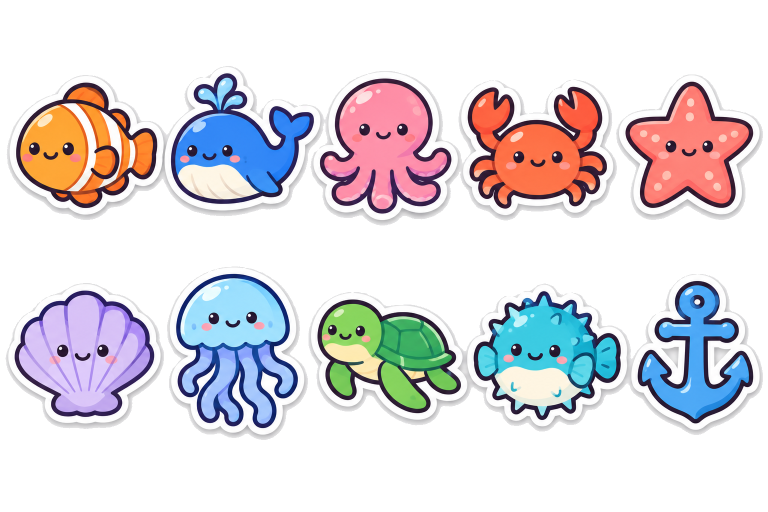
#> input picture art-gen/test_transparent.png, 1536 x 1024 px (shown at 1/2 size)
$ python slice_sheet.py ../art-gen/test_transparent.png ../art-gen/bakery.png ../art-gen/bakery.png
#> lines starting #> are read from the running program, lines starting #| are printed output that depends on the picture; after the words box and inside, x2 and y2 are one past the last pixel; in counts of white or black regions, pixels touching at a corner belong together
"""Cuts an AI sticker sheet (subjects on a flat white background) into one transparent PNG per subject.
Background = near-white pixels connected to the image border; each remaining blob big enough is a sticker,
numbered in reading order (rows top to bottom, then left to right).
Run: python tools/slice_sheet.py <sheet.png> <out_dir> [prefix]   (no arguments: self-check)"""
import os
import sys
from collections import deque

import numpy as np
from PIL import Image, ImageFilter


def label(mask):
    """4-connected blobs of a small boolean mask: (labels, boxes) with boxes[i] = (y0, y1, x0, x1) of blob i+1."""
    h, w = mask.shape
    lab = np.zeros((h, w), int)
    boxes = []
    for y, x in zip(*np.nonzero(mask)):
        if lab[y, x]:
            continue
        n = len(boxes) + 1
        lab[y, x] = n
        q, box = deque([(y, x)]), [y, y + 1, x, x + 1]
        while q:
            cy, cx = q.popleft()
            box = [min(box[0], cy), max(box[1], cy + 1), min(box[2], cx), max(box[3], cx + 1)]
            for ny, nx in ((cy + 1, cx), (cy - 1, cx), (cy, cx + 1), (cy, cx - 1)):
                if 0 <= ny < h and 0 <= nx < w and mask[ny, nx] and not lab[ny, nx]:
                    lab[ny, nx] = n
                    q.append((ny, nx))
        boxes.append(box)
    return lab, boxes


def slice_sheet(path, out_dir, prefix='', white=232, min_share=0.004, pad=6, step=4):
#> called with path = '../art-gen/test_transparent.png', out_dir = '../art-gen/bakery.png', prefix = '../art-gen/bakery.png', white = 232, min_share = 0.004, pad = 6, step = 4
    src = Image.open(path).convert('RGB')
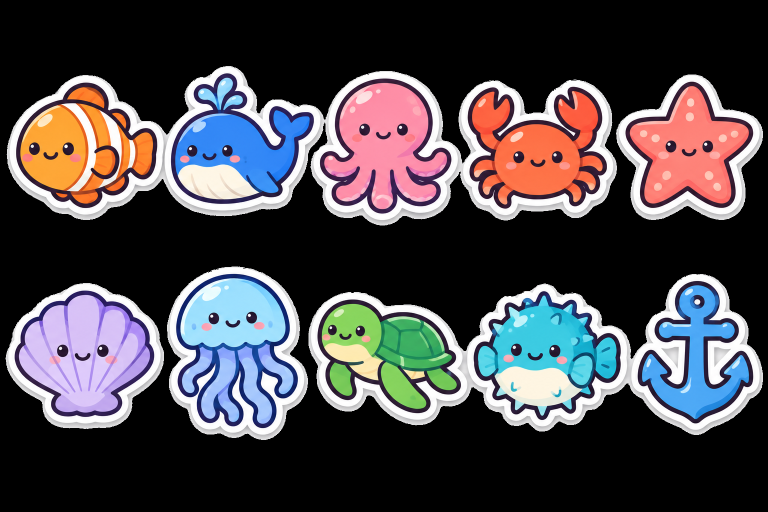
#> src: PIL image 1536x1024 RGB (shown at 1/2 size); mean R, G, B 74, 70.3, 74.7
    im = np.asarray(src).astype(int)
    h, w, _ = im.shape
#> h = 1024; w = 1536
    # Background: near-white connected to the border (flood fill on a light/dark map from every edge pixel).
    light = Image.fromarray(np.where(im.min(axis=2) >= white, 255, 0).astype(np.uint8))
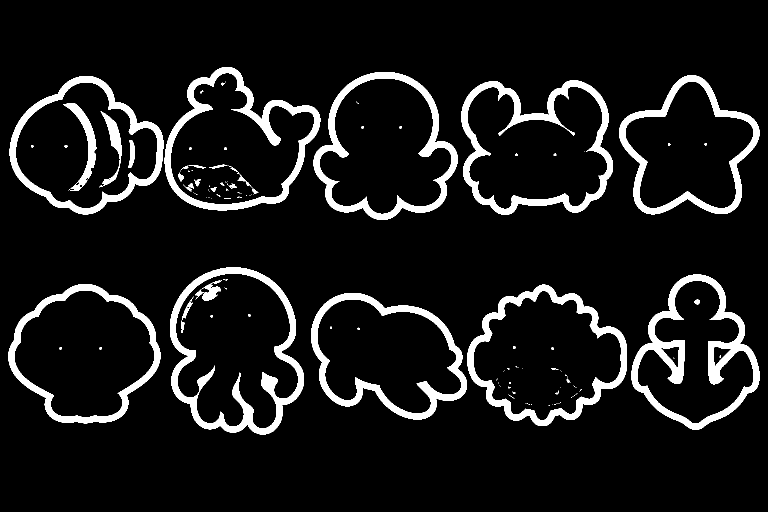
#> light: PIL image 1536x1024 L (shown at 1/2 size); 9.1% white; 139 white regions (93 under 20 px), largest, box (x1, y1, x2, y2) and area: (1263, 549, 1519, 859) 16641, (340, 535, 608, 869) 16047, (923, 161, 1226, 430) 15026
    small = np.asarray(light.resize((w // step, h // step), Image.NEAREST)) > 0
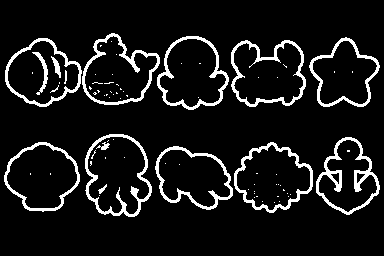
#> small: shape (256, 384) bool; 9.1% white; 78 white regions (63 under 20 px), largest, box (x1, y1, x2, y2) and area: (316, 137, 380, 215) 1050, (85, 134, 152, 217) 976, (231, 40, 306, 107) 928
    lab, boxes = label(small)
#> the loop in label, `for y, x in zip(*np.nonzero(mask)):` made 8982 passes
#> (y, x) on passes 2 to 4: (33, 112), (33, 113), (33, 114)
#> after the loop in label, `for y, x in zip(*np.nonzero(mask)):`:
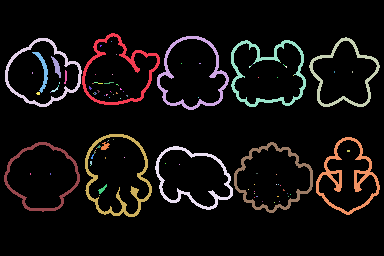
#> lab: shape (256, 384) int64; 100 distinct labels, from 0 to 99; one colour per label, 0 black
#> after the loop in label, `for y, x in zip(*np.nonzero(mask)):`: boxes = 99 items, first 6: [33, 105, 82, 160], [36, 110, 157, 229], [37, 107, 309, 380], [38, 107, 5, 82], [40, 107, 231, 306], [41, 42, 111, 112]
    sh, sw = small.shape
#> sh = 256; sw = 384
    edge = set(np.unique(np.concatenate([lab[0], lab[-1], lab[:, 0], lab[:, -1]]))) - {0}
#> edge = 0 items
    bg_small = np.isin(lab, list(edge))
#> bg_small: shape (256, 384) bool; every value is 0
    bg = np.asarray(Image.fromarray(bg_small.astype(np.uint8) * 255).resize((w, h), Image.NEAREST)) > 0
#> bg: shape (1024, 1536) bool; every value is 0
    # Refine the coarse edge at full size, then eat 2px for the kiss-cut hairline some sheets draw.
    bg = bg | ((im.min(axis=2) >= white) & (np.asarray(Image.fromarray(bg.astype(np.uint8) * 255).filter(ImageFilter.MaxFilter(2 * step + 1))) > 0))
    fg = np.asarray(Image.fromarray((~bg).astype(np.uint8) * 255).filter(ImageFilter.MinFilter(5))) > 0
#> fg: shape (1024, 1536) bool; every value is 1
    blobs_small, boxes = label(np.asarray(Image.fromarray(fg.astype(np.uint8) * 255).resize((sw, sh), Image.NEAREST)) > 0)
#> the loop in label (call 2), `for y, x in zip(*np.nonzero(mask)):` made 98304 passes
#> n on pass 1: 1
#> after the loop in label (call 2), `for y, x in zip(*np.nonzero(mask)):`: lab: shape (256, 384) int64; every value is 1
#> boxes = [[0, 256, 0, 384]]
    blobs = np.asarray(Image.fromarray(blobs_small.astype(np.int32)).resize((w, h), Image.NEAREST)) * fg
#> blobs: shape (1024, 1536) int32; every value is 1
    keep = [(i + 1, b) for i, b in enumerate(boxes) if (blobs_small == i + 1).sum() >= min_share * sh * sw]
#> keep = [(1, [0, 256, 0, 384])]
    keep.sort(key=lambda kb: kb[1][0])
    # Rows: a blob starting below the current row's first blob bottom opens a new row; each row left to right.
    ordered, row, bottom = [], [], None
    for kb in keep:
        if row and kb[1][0] >= bottom:
            ordered += sorted(row, key=lambda r: r[1][2]); row = []
        if not row: bottom = kb[1][1]
        row.append(kb)
#> this loop made 1 pass
#> (kb, bottom) on pass 1: ((1, [0, 256, 0, 384]), 256)
#> after the loop, ordered = []; row = [(1, [0, 256, 0, 384])]
    ordered += sorted(row, key=lambda r: r[1][2])
#> ordered = [(1, [0, 256, 0, 384])]
    os.makedirs(out_dir, exist_ok=True)
    out = []
    for k, (i, b) in enumerate(ordered, 1):
        y0, y1 = max(0, b[0] * step - pad), min(h, b[1] * step + pad)
        x0, x1 = max(0, b[2] * step - pad), min(w, b[3] * step + pad)
        crop = np.dstack([im[y0:y1, x0:x1], np.where(blobs[y0:y1, x0:x1] == i, 255, 0)]).astype(np.uint8)
        name = os.path.join(out_dir, '%s%02d.png' % (prefix, k))
        Image.fromarray(crop).save(name)
        out.append((name, x1 - x0, y1 - y0))
#> this loop made 1 pass
#> (k, i, b, y0, y1, x0, x1) on pass 1: (1, 1, [0, 256, 0, 384], 0, 1024, 0, 1536)
#> after the loop, out = 1 item
    return out


def self_check():
    """Two red blobs on top, one blue below: three stickers in reading order, the white around them clear."""
    import tempfile
    im = Image.new('RGB', (400, 400), 'white')
    px = im.load()
    for y in range(30, 130):
        for x in range(30, 130): px[x, y] = (200, 30, 30)
        for x in range(250, 370): px[x, y] = (200, 30, 30)
    for y in range(240, 360):
        for x in range(150, 250): px[x, y] = (30, 30, 200)
    d = tempfile.mkdtemp()
    im.save(os.path.join(d, 's.png'))
    got = slice_sheet(os.path.join(d, 's.png'), d, 't')
    assert len(got) == 3, got
    a, b, c = (np.asarray(Image.open(g[0])) for g in got)
    assert a.shape[1] < b.shape[1] and tuple(c[c.shape[0] // 2, c.shape[1] // 2, :3]) == (30, 30, 200), 'reading order'
    assert a[0, 0, 3] == 0 and a[a.shape[0] // 2, a.shape[1] // 2, 3] == 255, 'alpha'
    print('self-check OK')


if __name__ == '__main__':
    if len(sys.argv) < 3:
        self_check(); sys.exit(0)
    got = slice_sheet(sys.argv[1], sys.argv[2], sys.argv[3] if len(sys.argv) > 3 else '')
#> got = 1 item
    for name, w, h in got:
        print(name, w, h)
#> this loop made 1 pass
#> (w, h) on pass 1: (1536, 1024)
#| ../art-gen/bakery.png/../art-gen/bakery.png01.png 1536 1024
    assert got, 'no stickers found'

$ run again, on art-gen/camp.png
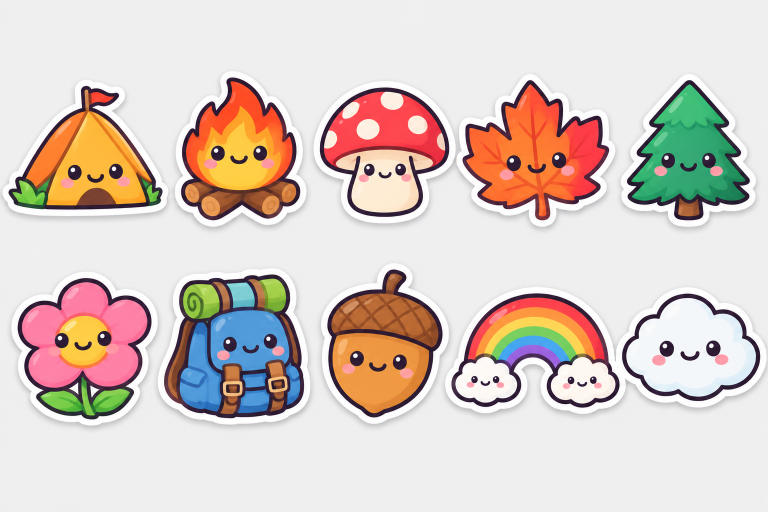
#> input picture art-gen/camp.png, 1536 x 1024 px (shown at 1/2 size)
#> in slice_sheet, src is the input picture: PIL image 1536x1024 RGB; mean R, G, B 217.4, 203.9, 197.5
#> light: PIL image 1536x1024 L; 66.6% white; 62 black regions (20 under 20 px), largest, box (x1, y1, x2, y2) and area: (328, 549, 609, 837) 65985, (35, 556, 304, 839) 54784, (925, 160, 1219, 441) 50177
#> small: shape (256, 384) bool; 66.7% white; 113 black regions (85 under 20 px), largest, box (x1, y1, x2, y2) and area: (82, 137, 152, 209) 4127, (9, 139, 76, 210) 3421, (231, 40, 305, 110) 3135
#> the loop in label, `for y, x in zip(*np.nonzero(mask)):` made 65551 passes
#> n on pass 1: 1
#> after the loop in label, `for y, x in zip(*np.nonzero(mask)):`: boxes = 58 items, first 6: [0, 256, 0, 384], [46, 47, 192, 194], [46, 47, 197, 198], [47, 48, 198, 200], [48, 51, 190, 191], [51, 53, 178, 179]
#> edge = 1 item
#> bg_small: shape (256, 384) bool; 63.9% white; 104 black regions (83 under 20 px), largest, box (x1, y1, x2, y2) and area: (82, 137, 152, 209) 4134, (9, 139, 76, 210) 3451, (225, 146, 310, 204) 3277
#> fg: shape (1024, 1536) bool; 31.3% white; 84 white regions (30 under 20 px), largest, box (x1, y1, x2, y2) and area: (330, 551, 606, 834) 63232, (38, 558, 301, 837) 52260, (904, 588, 1238, 814) 49144
#> the loop in label (call 2), `for y, x in zip(*np.nonzero(mask)):` made 30223 passes
#> (y, x) on passes 2 to 4: (39, 116), (39, 117), (39, 118)
#> after the loop in label (call 2), `for y, x in zip(*np.nonzero(mask)):`:
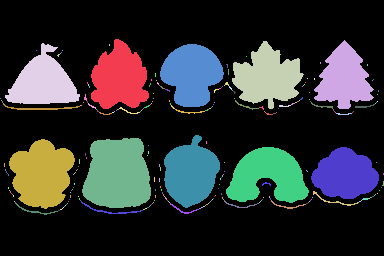
#> lab: shape (256, 384) int64; 247 distinct labels, from 0 to 246; one colour per label, 0 black
#> after the loop in label (call 2), `for y, x in zip(*np.nonzero(mask)):`: boxes = 246 items, first 6: [39, 109, 91, 149], [40, 109, 314, 374], [41, 109, 232, 304], [43, 104, 5, 80], [44, 46, 109, 110], [44, 107, 160, 224]
#> blobs: shape (1024, 1536) int32; 247 distinct labels, from 0 to 246
#> keep = 10 items
#> the loop in slice_sheet, `for kb in keep:` made 10 passes
#> (kb, bottom) on passes 1, 6: ((1, [39, 109, 91, 149]), 109), ((114, [135, 208, 164, 220]), 208)
#> after the loop in slice_sheet, `for kb in keep:`: row = [(114, [135, 208, 164, 220]), (115, [138, 208, 82, 151]), (116, [139, 209, 9, 75]), (119, [147, 203, 226, 309]), (120, [147, 199, 311, 379])]
#> in slice_sheet, `ordered += sorted(row, key=lambda r: r[1][2])`: ordered = 10 items
#> the loop in slice_sheet, `for k, (i, b) in enumerate(ordered, 1):` made 10 passes
#> (i, b, y0, y1, x0, x1) on passes 1 to 8: (4, [43, 104, 5, 80], 166, 422, 14, 326), (1, [39, 109, 91, 149], 150, 442, 358, 602), (6, [44, 107, 160, 224], 170, 434, 634, 902), (3, [41, 109, 232, 304], 158, 442, 922, 1222), (2, [40, 109, 314, 374], 154, 442, 1250, 1502), (116, [139, 209, 9, 75], 550, 842, 30, 306), (115, [138, 208, 82, 151], 546, 838, 322, 610), (114, [135, 208, 164, 220], 534, 838, 650, 886)
#> after the loop in slice_sheet, `for k, (i, b) in enumerate(ordered, 1):`:
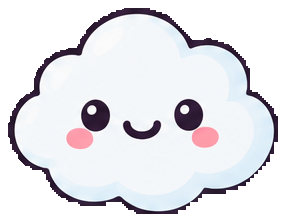
#> crop: shape (220, 284, 4); mean R, G, B, A 215.3, 214.1, 219.8, 160.7; transparent parts drawn white
#> the loop `for name, w, h in got:` made 10 passes
#> (w, h) on passes 1 to 8: (312, 256), (244, 292), (268, 264), (300, 284), (252, 288), (276, 292), (288, 292), (236, 304)
#> (printed output is left out)

$ run again, on art-gen/fruit.png
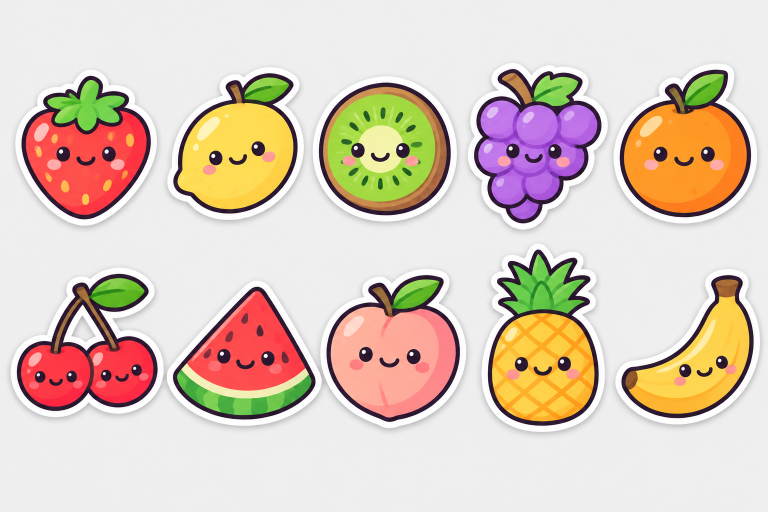
#> input picture art-gen/fruit.png, 1536 x 1024 px (shown at 1/2 size)
#> in slice_sheet, src is the input picture: PIL image 1536x1024 RGB; mean R, G, B 220.4, 202.6, 188.4
#> light: PIL image 1536x1024 L; 62.2% white; 20 black regions (2 under 20 px), largest, box (x1, y1, x2, y2) and area: (975, 499, 1198, 852) 58540, (653, 550, 920, 844) 56731, (637, 165, 902, 431) 55647
#> small: shape (256, 384) bool; 62.2% white; 45 black regions (23 under 20 px), largest, box (x1, y1, x2, y2) and area: (244, 125, 299, 213) 3658, (163, 137, 230, 211) 3553, (159, 41, 225, 108) 3479
#> the loop in label, `for y, x in zip(*np.nonzero(mask)):` made 61184 passes
#> n on pass 1: 1
#> after the loop in label, `for y, x in zip(*np.nonzero(mask)):`: boxes = 26 items, first 6: [0, 256, 0, 384], [51, 52, 259, 260], [72, 74, 127, 129], [73, 75, 177, 179], [73, 75, 199, 201], [73, 75, 254, 256]
#> edge = 1 item
#> bg_small: shape (256, 384) bool; 62% white; 44 black regions (23 under 20 px), largest, box (x1, y1, x2, y2) and area: (244, 125, 299, 213) 3662, (163, 137, 230, 211) 3558, (159, 41, 225, 108) 3486
#> fg: shape (1024, 1536) bool; 32.7% white; 118 white regions (64 under 20 px), largest, box (x1, y1, x2, y2) and area: (978, 502, 1194, 850) 54970, (655, 552, 918, 842) 53805, (639, 167, 898, 429) 53206
#> the loop in label (call 2), `for y, x in zip(*np.nonzero(mask)):` made 31523 passes
#> (y, x) on passes 2 to 4: (35, 255), (35, 256), (35, 257)
#> after the loop in label (call 2), `for y, x in zip(*np.nonzero(mask)):`:
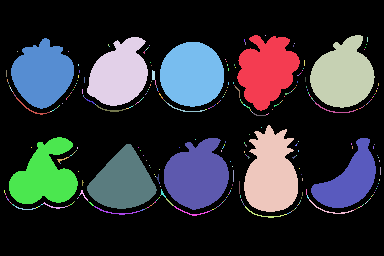
#> lab: shape (256, 384) int64; 360 distinct labels, from 0 to 359; one colour per label, 0 black
#> after the loop in label (call 2), `for y, x in zip(*np.nonzero(mask)):`: boxes = 359 items, first 6: [35, 111, 237, 300], [35, 36, 265, 266], [35, 108, 310, 375], [37, 106, 87, 148], [37, 42, 367, 368], [38, 109, 11, 74]
#> blobs: shape (1024, 1536) int32; 360 distinct labels, from 0 to 359
#> keep = 10 items
#> the loop in slice_sheet, `for kb in keep:` made 10 passes
#> (kb, bottom) on passes 1, 6: ((1, [35, 111, 237, 300]), 111), ((188, [125, 212, 244, 298]), 212)
#> after the loop in slice_sheet, `for kb in keep:`: row = [(188, [125, 212, 244, 298]), (191, [137, 204, 9, 78]), (192, [138, 210, 164, 229]), (193, [138, 208, 311, 376]), (200, [144, 209, 87, 157])]
#> in slice_sheet, `ordered += sorted(row, key=lambda r: r[1][2])`: ordered = 10 items
#> the loop in slice_sheet, `for k, (i, b) in enumerate(ordered, 1):` made 10 passes
#> (i, b, y0, y1, x0, x1) on passes 1 to 8: (6, [38, 109, 11, 74], 146, 442, 38, 302), (4, [37, 106, 87, 148], 142, 430, 342, 598), (8, [42, 107, 160, 224], 162, 434, 634, 902), (1, [35, 111, 237, 300], 134, 450, 942, 1206), (3, [35, 108, 310, 375], 134, 438, 1234, 1506), (191, [137, 204, 9, 78], 542, 822, 30, 318), (200, [144, 209, 87, 157], 570, 842, 342, 634), (192, [138, 210, 164, 229], 546, 846, 650, 922)
#> after the loop in slice_sheet, `for k, (i, b) in enumerate(ordered, 1):`:
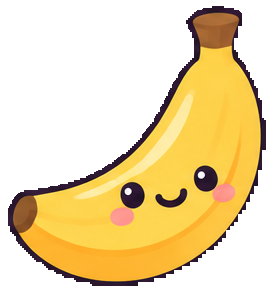
#> crop: shape (292, 272, 4); mean R, G, B, A 221.4, 200, 155.7, 114.8; transparent parts drawn white
#> the loop `for name, w, h in got:` made 10 passes
#> (w, h) on passes 1 to 8: (264, 296), (256, 288), (268, 272), (264, 316), (272, 304), (288, 280), (292, 272), (272, 300)
#> (printed output is left out)
